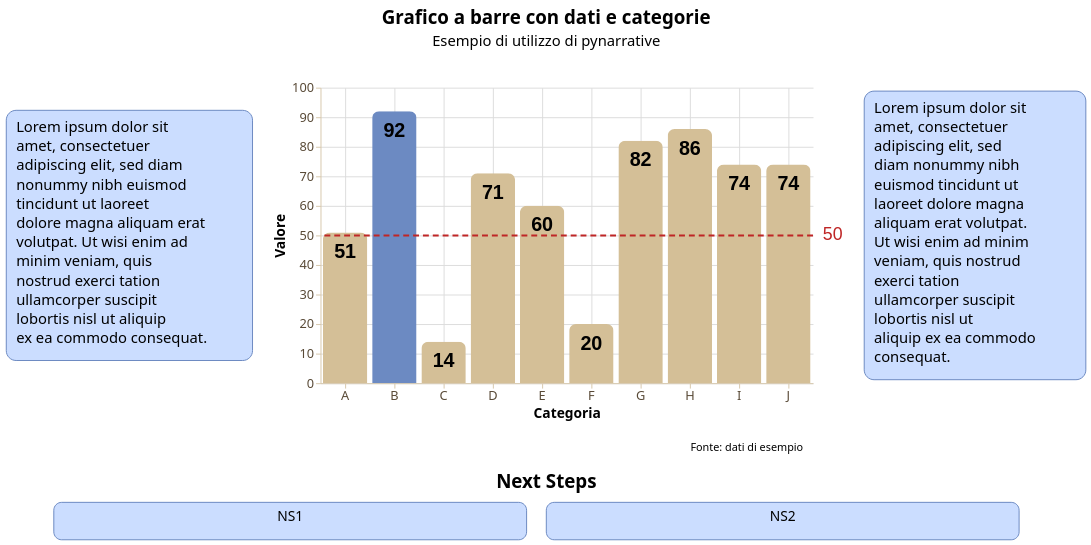

Here is the notebook cell this chart was saved with:
### Markdown cell above
*BlueBeigeTemplate*

### Code cell
from pynarrative import BlueBeigeTemplate

storia = (
    pn.Story(
    #Costruzione dell'oggetto di classe Story
        data = dati_categorie,
        width = 500,
        height = 300,
        template = BlueBeigeTemplate
    )

    #Chiamata dei metodi

    .mark_bar(
        cornerRadiusTopLeft = 7,
        cornerRadiusTopRight = 7,
    )

    .encode( #encoding dei dati
        x = alt.X("categorie:N", title = "Categoria", axis = alt.Axis(grid = True)),
        y = alt.Y("valori:Q", title = "Valore", axis = alt.Axis(grid = True))
    )
    

    .add_title( #titolo e sottotitolo
        title = "Grafico a barre con dati e categorie",
        subtitle = "Esempio di utilizzo di pynarrative",
        align = "center"
    )

    .add_context( #contesto, testo, spiegazione
        text = "Lorem ipsum dolor sit amet, consectetuer adipiscing elit, sed diam nonummy nibh euismod tincidunt ut laoreet dolore magna aliquam erat volutpat. Ut wisi enim ad minim veniam, quis nostrud exerci tation ullamcorper suscipit lobortis nisl ut aliquip ex ea commodo consequat.",
        position = "left",
    )

    .add_context( #contesto, testo, spiegazione
        text = "Lorem ipsum dolor sit amet, consectetuer adipiscing elit, sed diam nonummy nibh euismod tincidunt ut laoreet dolore magna aliquam erat volutpat. Ut wisi enim ad minim veniam, quis nostrud exerci tation ullamcorper suscipit lobortis nisl ut aliquip ex ea commodo consequat.",
        position = "right",
    )

    .add_next_steps( #prossima parte della storia
        steps = ["NS1", "NS2"],
        title = "Next Steps", #
        position = "bottom" #
    )

    .add_source( #fonte
        text = "Fonte: dati di esempio",
        position = "bottom",
        align = "right"
    )


    .add_labels_chart(
        font_size = 20,
        font_weight = "bold",
        dy = 20
    )

    .add_line(
        orientation = "horizontal",
        value = 50,
    )

    .add_highlight("B")


    .render()
)

storia

### Figure 1 — Vega-Lite specification as saved in the notebook (floating-point values rounded to 4 significant figures)
{"config": {"view": {"continuousWidth": 300, "continuousHeight": 300, "strokeWidth": 0}, "axis": {"domainColor": "#d8c9ad", "grid": false, "labelColor": "#594a37", "labelFont": "Noto Sans", "labelFontSize": 13, "tickColor": "#d8c9ad", "titleColor": "#000000", "titleFont": "Noto Sans", "titleFontSize": 14}, "axisX": {"labelAngle": 0, "labelExpr": "length(datum.label) > 12 ? replace(datum.label, /\\s+/, '\\n') : datum.label", "labelLineHeight": 14}, "bar": {"color": "#d4bf97"}, "legend": {"labelColor": "#594a37", "labelFont": "Noto Sans", "labelFontSize": 12, "titleColor": "#000000", "titleFont": "Noto Sans", "titleFontSize": 12}, "line": {"color": "#d4bf97"}, "mark": {"strokeWidth": 2.5}, "point": {"color": "#000000", "filled": true, "size": 75}, "range": {"category": ["#d4bf97", "#6C8AC2", "#348035", "#a46cc2", "#d96027"]}, "title": {"color": "#000000", "font": "Noto Sans", "fontSize": 19}}, "vconcat": [{"layer": [{"mark": {"type": "text", "align": "center", "baseline": "top", "color": "#000000", "font": "Noto Sans", "fontSize": 19, "fontWeight": "bold", "text": "Grafico a barre con dati e categorie"}, "encoding": {"x": {"value": 500.0}, "y": {"value": 4}}}, {"mark": {"type": "text", "align": "center", "baseline": "top", "color": "#000000", "font": "Noto Sans", "fontSize": 15, "text": "Esempio di utilizzo di pynarrative"}, "encoding": {"x": {"value": 500.0}, "y": {"value": 30}}}], "data": {"name": "data-6fad5c34291b82fc9632cbce143d677a"}, "height": 58, "width": 1000.0}, {"vconcat": [{"hconcat": [{"hconcat": [{"layer": [{"mark": {"type": "rect", "color": "#CBDDFF", "cornerRadius": 10, "opacity": 1.0, "stroke": "#6C8AC2", "strokeWidth": 1}, "encoding": {"x": {"value": 0}, "x2": {"value": 250.0}, "y": {"value": 23.0}, "y2": {"value": 277.0}}}, {"mark": {"type": "text", "align": "left", "baseline": "top", "color": "#000000", "font": "Noto Sans", "fontSize": 15, "fontStyle": "normal", "fontWeight": "normal", "lineBreak": "\n", "lineHeight": 19.5, "text": "Lorem ipsum dolor sit\namet, consectetuer\nadipiscing elit, sed diam\nnonummy nibh euismod\ntincidunt ut laoreet\ndolore magna aliquam erat\nvolutpat. Ut wisi enim ad\nminim veniam, quis\nnostrud exerci tation\nullamcorper suscipit\nlobortis nisl ut aliquip\nex ea commodo consequat."}, "encoding": {"x": {"value": 10}, "y": {"value": 33.0}}}], "data": {"name": "data-6fad5c34291b82fc9632cbce143d677a"}, "height": 300, "width": 250.0}, {"layer": [{"mark": {"type": "bar", "cornerRadiusTopLeft": 7, "cornerRadiusTopRight": 7}, "encoding": {"color": {"condition": {"test": "(datum['categorie'] === 'B')", "value": "#6C8AC2"}, "value": "#d4bf97"}, "x": {"axis": {"grid": true}, "field": "categorie", "title": "Categoria", "type": "nominal"}, "y": {"axis": {"grid": true}, "field": "valori", "title": "Valore", "type": "quantitative"}}}, {"mark": {"type": "text", "align": "center", "angle": 0, "color": "#000000", "dx": 0, "dy": 20, "fontSize": 20, "fontWeight": "bold", "lineBreak": "\n"}, "encoding": {"text": {"field": "valori", "type": "quantitative"}, "x": {"field": "categorie", "type": "nominal"}, "y": {"field": "valori", "type": "quantitative"}}}, {"data": {"name": "data-6fad5c34291b82fc9632cbce143d677a"}, "mark": {"type": "text", "align": "right", "baseline": "top", "color": "#000000", "font": "Noto Sans", "fontSize": 11, "lineBreak": "\n", "text": "Fonte: dati di esempio"}, "encoding": {"x": {"value": 490}, "y": {"value": 360}}}, {"layer": [{"data": {"name": "data-e94b98131d8354ad2d7fef474f689388"}, "mark": {"type": "rule", "color": "#bf2626", "strokeDash": [6, 4], "strokeWidth": 2}, "encoding": {"y": {"field": "y", "type": "quantitative"}}}, {"data": {"name": "data-8ae341a3abcf4f04b776991a4b98e009"}, "mark": {"type": "text", "align": "left", "color": "#bf2626", "dx": 0, "dy": 0, "fontSize": 18, "fontStyle": "normal", "fontWeight": "normal"}, "encoding": {"text": {"value": "50"}, "x": {"value": 510}, "y": {"field": "y", "type": "quantitative"}}}]}], "data": {"name": "data-3deff3c83dd1251d975b1c846aaeeb3c"}, "height": 300, "width": 500}]}, {"layer": [{"mark": {"type": "rect", "color": "#CBDDFF", "cornerRadius": 10, "opacity": 1.0, "stroke": "#6C8AC2", "strokeWidth": 1}, "encoding": {"x": {"value": 0}, "x2": {"value": 225.0}, "y": {"value": 3.5}, "y2": {"value": 296.5}}}, {"mark": {"type": "text", "align": "left", "baseline": "top", "color": "#000000", "font": "Noto Sans", "fontSize": 15, "fontStyle": "normal", "fontWeight": "normal", "lineBreak": "\n", "lineHeight": 19.5, "text": "Lorem ipsum dolor sit\namet, consectetuer\nadipiscing elit, sed\ndiam nonummy nibh\neuismod tincidunt ut\nlaoreet dolore magna\naliquam erat volutpat.\nUt wisi enim ad minim\nveniam, quis nostrud\nexerci tation\nullamcorper suscipit\nlobortis nisl ut\naliquip ex ea commodo\nconsequat."}, "encoding": {"x": {"value": 10}, "y": {"value": 13.5}}}], "data": {"name": "data-6fad5c34291b82fc9632cbce143d677a"}, "height": 300, "width": 225.0}]}, {"hconcat": [{"layer": [{"mark": {"type": "rect", "color": "#CBDDFF", "cornerRadius": 8, "opacity": 1.0, "stroke": "#6C8AC2", "strokeWidth": 1}, "encoding": {"x": {"axis": null, "field": "x", "type": "quantitative"}, "x2": {"field": "x2"}, "y": {"axis": null, "field": "y", "type": "quantitative"}, "y2": {"field": "y2"}}}, {"mark": {"type": "text", "align": "center", "baseline": "top", "clip": true, "color": "#000000", "font": "Noto Sans", "fontSize": 14, "lineBreak": "\n", "lineHeight": 16}, "encoding": {"text": {"field": "text", "type": "nominal"}, "x": {"axis": null, "field": "x_mid", "type": "quantitative"}, "y": {"axis": null, "field": "y_text", "type": "quantitative"}}}], "height": 38, "title": {"text": ["Next Steps"], "color": "#000000", "font": "Noto Sans", "fontSize": 19, "offset": 10}, "width": 1000.0}], "center": true, "data": {"name": "data-695f94e0630b4b65b1e7ed527059215e"}}], "center": true}], "center": true, "resolve": {"axis": {"x": "shared", "y": "shared"}}, "$schema": "https://vega.github.io/schema/vega-lite/v6.4.1.json", "datasets": {"data-6fad5c34291b82fc9632cbce143d677a": [{"_": 0}], "data-3deff3c83dd1251d975b1c846aaeeb3c": [{"categorie": "A", "valori": 51}, {"categorie": "B", "valori": 92}, {"categorie": "C", "valori": 14}, {"categorie": "D", "valori": 71}, {"categorie": "E", "valori": 60}, {"categorie": "F", "valori": 20}, {"categorie": "G", "valori": 82}, {"categorie": "H", "valori": 86}, {"categorie": "I", "valori": 74}, {"categorie": "J", "valori": 74}], "data-e94b98131d8354ad2d7fef474f689388": [{"y": 50}], "data-8ae341a3abcf4f04b776991a4b98e009": [{"y": 50, "label_x": 0}], "data-695f94e0630b4b65b1e7ed527059215e": [{"x": 0, "y": 0, "x2": 240, "y2": 28, "text": "NS1", "x_mid": 120.0, "y_text": 22}, {"x": 250, "y": 0, "x2": 490, "y2": 28, "text": "NS2", "x_mid": 370.0, "y_text": 22}]}}
